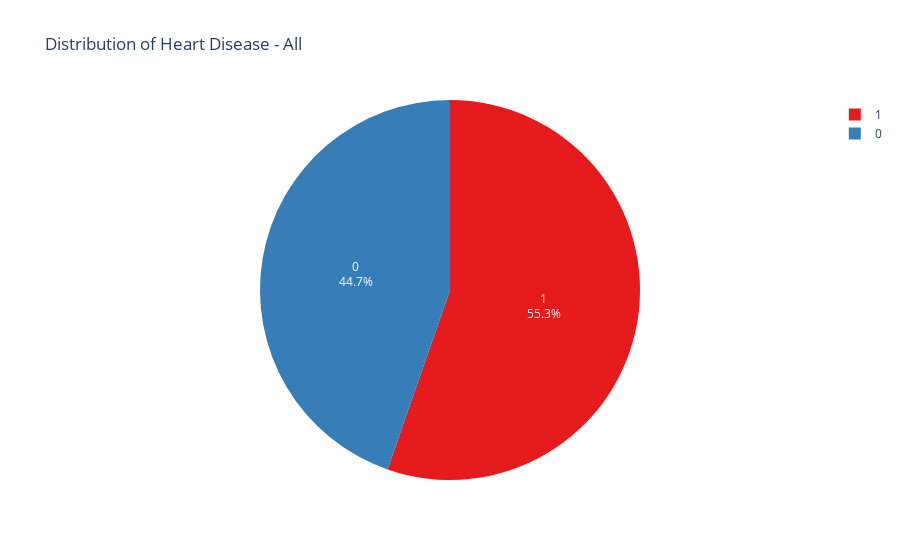

The cell this chart's notebook holds for it:
### Code cell
# Interactive display
interactive_plot = widgets.interactive(plot_pie_chart, condition=condition_dropdown)
display(interactive_plot)

### Figure 1 — Plotly figure (JSON) as saved in the notebook; plotly's stock layout.template omitted (floating-point values rounded to 4 significant figures; data arrays with more than 128 entries replaced by an {"elided": "..."} marker saying what was removed)
{"data": [{"domain": {"x": [0, 1], "y": [0, 1]}, "hovertemplate": "HeartDisease=%{label}<extra></extra>", "labels": {"elided": "918 int values"}, "legendgroup": "", "name": "", "showlegend": true, "textinfo": "percent+label", "textposition": "inside", "type": "pie"}], "layout": {"legend": {"tracegroupgap": 0}, "piecolorway": ["rgb(228,26,28)", "rgb(55,126,184)", "rgb(77,175,74)", "rgb(152,78,163)", "rgb(255,127,0)", "rgb(255,255,51)", "rgb(166,86,40)", "rgb(247,129,191)", "rgb(153,153,153)"], "showlegend": true, "title": {"text": "Distribution of Heart Disease - All"}}}
